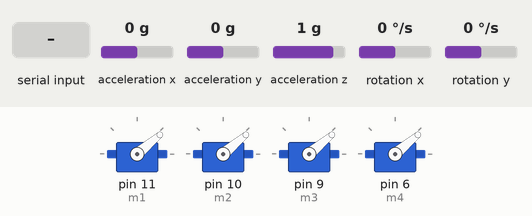
A sketch run on a simulated Arduino Uno, built with avr-gcc and run on an emulated ATmega328P. Shown: 4 × servo. Wiring (inferred from the names in the program): MPU-6050 motion sensor at I2C address 0x68. Inputs (shaded band) come from the test bench; at power-on: acceleration x 0 g, acceleration y 0 g, acceleration z 1 g, rotation x 0 °/s, rotation y 0 °/s. What the sketch prints to the serial monitor is not drawn.

Above: at 11.2 s.
11.3 s: "b" received over Serial
At 12.6 s:
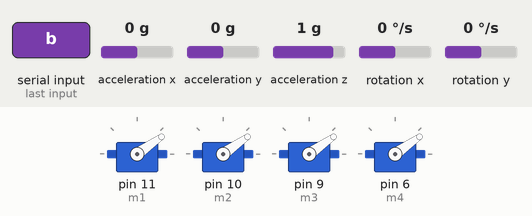
17.7 s: "a" received over Serial
At 18.6 s:
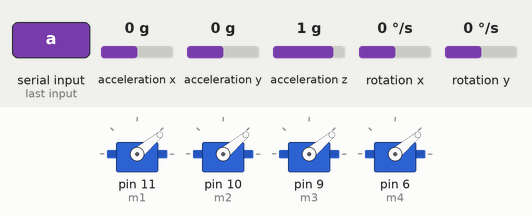
Timing chart, 0 to 20.2 s (numbered marks = the images above; inputs shaded):
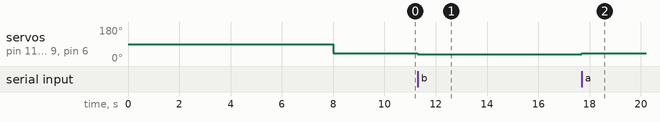

The sketch:

BalancedDrone.ino
```cpp
#include <Wire.h>
#include<Servo.h>
int val =0;
int mspeed=40;
int m1s=40;
int m2s=40;
int m3s=40;
int m4s=40;
bool change = true;

Servo m1;
Servo m2;
Servo m3;
Servo m4;
/*MPU-6050 gives you 16 bits data so you have to create some 16int constants
 * to store the data for accelerations and gyro*/

int16_t Acc_rawX, Acc_rawY, Acc_rawZ,Gyr_rawX, Gyr_rawY, Gyr_rawZ;


float Acceleration_angle[2];
float Gyro_angle[2];
float Total_angle[2];


float elapsedTime, time, timePrev;
int i;
float rad_to_deg = 180/3.141592654;

float PID, pwmLeft, pwmRight, error, previous_error;
float pid_p=0;
float pid_i=0;
float pid_d=0;
/////////////////PID CONSTANTS/////////////////
double kp=3.55;//3.55
double ki=0.005;//0.003
double kd=2.05;//2.05
///////////////////////////////////////////////

double throttle=1300; //initial value of throttle to the motors
float desired_angle = 0; //This is the angle in which we whant the
                         //balance to stay steady


void setup() {
  Wire.begin(); //begin the wire comunication
  Wire.beginTransmission(0x68);
  Wire.write(0x6B);
  Wire.write(0);
  Wire.endTransmission(true);
  Serial.begin(9600);
  time = millis(); //Start counting time in milliseconds
  /*In order to start up the ESCs we have to send a min value
   * of PWM to them before connecting the battery. Otherwise
   * the ESCs won't start up or enter in the configure mode.
   * The min value is 1000us and max is 2000us, REMEMBER!*/
  delay(7000); /*Give some delay, 7s, to have time to connect
                *the propellers and let everything start up*/
  m1.attach(11);
  m2.attach(10);
  m3.attach(9);
  m4.attach(6);
  delay(1000);
  m1.write(40);
  m2.write(40);
  m3.write(40);
  m4.write(40);
  delay(1000);
  m1.write(40);
  m2.write(40);
  m3.write(40);
  m4.write(40);
  delay(1000);
  m1.write(40);
  m2.write(40);
  m3.write(40);
  m4.write(40);
}//end of setup void

void loop() {

/////////////////////////////I M U/////////////////////////////////////
    timePrev = time;  // the previous time is stored before the actual time read
    time = millis();  // actual time read
    elapsedTime = (time - timePrev) / 1000;

  /*The tiemStep is the time that elapsed since the previous loop.
   * This is the value that we will use in the formulas as "elapsedTime"
   * in seconds. We work in ms so we haveto divide the value by 1000
   to obtain seconds*/

  /*Reed the values that the accelerometre gives.
   * We know that the slave adress for this IMU is 0x68 in
   * hexadecimal. For that in the RequestFrom and the
   * begin functions we have to put this value.*/

     Wire.beginTransmission(0x68);
     Wire.write(0x3B); //Ask for the 0x3B register- correspond to AcX
     Wire.endTransmission(false);
     Wire.requestFrom(0x68,6,true);

   /*We have asked for the 0x3B register. The IMU will send a brust of register.
    * The amount of register to read is specify in the requestFrom function.
    * In this case we request 6 registers. Each value of acceleration is made out of
    * two 8bits registers, low values and high values. For that we request the 6 of them
    * and just make then sum of each pair. For that we shift to the left the high values
    * register (<<) and make an or (|) operation to add the low values.*/

     Acc_rawX=Wire.read()<<8|Wire.read(); //each value needs two registres
     Acc_rawY=Wire.read()<<8|Wire.read();
     Acc_rawZ=Wire.read()<<8|Wire.read();


    /*///This is the part where you need to calculate the angles using Euler equations///*/

    /* - Now, to obtain the values of acceleration in "g" units we first have to divide the raw
     * values that we have just read by 16384.0 because that is the value that the MPU6050
     * datasheet gives us.*/
    /* - Next we have to calculate the radian to degree value by dividing 180º by the PI number
    * which is 3.141592654 and store this value in the rad_to_deg variable. In order to not have
    * to calculate this value in each loop we have done that just once before the setup void.
    */

    /* Now we can apply the Euler formula. The atan will calculate the arctangent. The
     *  pow(a,b) will elevate the a value to the b power. And finnaly sqrt function
     *  will calculate the rooth square.*/
     /*---X---*/
     Acceleration_angle[0] = atan((Acc_rawY/16384.0)/sqrt(pow((Acc_rawX/16384.0),2) + pow((Acc_rawZ/16384.0),2)))*rad_to_deg;
     /*---Y---*/
     Acceleration_angle[1] = atan(-1*(Acc_rawX/16384.0)/sqrt(pow((Acc_rawY/16384.0),2) + pow((Acc_rawZ/16384.0),2)))*rad_to_deg;

   /*Now we read the Gyro data in the same way as the Acc data. The adress for the
    * gyro data starts at 0x43. We can see this adresses if we look at the register map
    * of the MPU6050. In this case we request just 4 values. W don¡t want the gyro for
    * the Z axis (YAW).*/

   Wire.beginTransmission(0x68);
   Wire.write(0x43); //Gyro data first adress
   Wire.endTransmission(false);
   Wire.requestFrom(0x68,4,true); //Just 4 registers

   Gyr_rawX=Wire.read()<<8|Wire.read(); //Once again we shif and sum
   Gyr_rawY=Wire.read()<<8|Wire.read();

   /*Now in order to obtain the gyro data in degrees/seconda we have to divide first
   the raw value by 131 because that's the value that the datasheet gives us*/

   /*---X---*/
   Gyro_angle[0] = Gyr_rawX/131.0;
   /*---Y---*/
   Gyro_angle[1] = Gyr_rawY/131.0;

   /*Now in order to obtain degrees we have to multiply the degree/seconds
   *value by the elapsedTime.*/
   /*Finnaly we can apply the final filter where we add the acceleration
   *part that afects the angles and ofcourse multiply by 0.98 */

   /*---X axis angle---*/
   Total_angle[0] = 0.98 *(Total_angle[0] + Gyro_angle[0]*elapsedTime) + 0.02*Acceleration_angle[0];
   /*---Y axis angle---*/
   Total_angle[1] = 0.98 *(Total_angle[1] + Gyro_angle[1]*elapsedTime) + 0.02*Acceleration_angle[1];

   /*Now we have our angles in degree and values from -10º0 to 100º aprox*/
    Serial.println(Total_angle[1]+2.50);
    if (Serial.available() > 0) {
      val = Serial.read();
      if (val == 'c'){
        m1s=mspeed;
        m2s=mspeed;
        m3s=mspeed;
        m4s=mspeed;
      }
      if (val == 'a'){
        mspeed+=5;
        m1s+=5;
        m2s+=5;
        m3s+=5;
        m4s+=5;
      }
      if (val == 'b'){
        mspeed-=5;
        m1s-=5;
        m2s-=5;
        m3s-=5;
        m4s-=5;
      }
      Serial.print(val);
  }
  m1.write(m1s);
  m2.write(m2s);
  m3.write(m3s);
  m4.write(m4s);
}//end of loop void
```

Measured:
- after the input at 11.3 s, servo on pin 11 (m1), servo on pin 10 (m2), servo on pin 9 (m3), servo on pin 6 (m4): 40° → 35° at once
- after the input at 17.7 s, servo on pin 11 (m1), servo on pin 10 (m2), servo on pin 9 (m3), servo on pin 6 (m4): 35° → 40° at once
